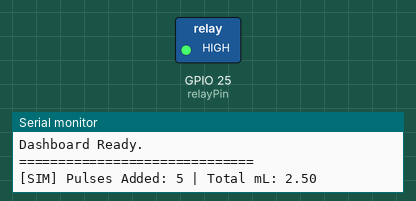
Recording of a sketch running on a simulated ESP32. Parts: switched loads named in the sketch (green lamp = pin HIGH), the last lines printed to the serial monitor. At 10.4 s the program stops and its outputs stay as they are.

Above: at 0.6 s.
At 10.5 s:
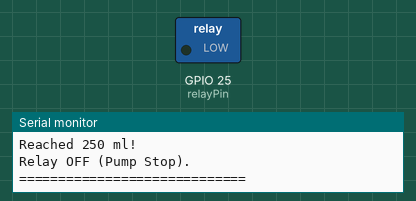
Timing chart, 0 to 11.9 s (numbered marks = the images above):
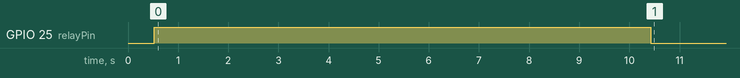

The sketch:

pulse_counter.ino
```cpp
// ----------------------------
// ESP32 RELAY + FLOW TEST MODE
// ----------------------------

int relayPin = 25;       // change if needed
volatile int pulseCount = 0;
float totalML = 0;

unsigned long lastCalc = 0;
unsigned long pulseSimTimer = 0;

void setup() {
  Serial.begin(115200);
  delay(500);

  pinMode(relayPin, OUTPUT);
  digitalWrite(relayPin, LOW);

  Serial.println("\n==============================");
  Serial.println("   ESP32 TEST MODE STARTED");
  Serial.println("==============================\n");

  testWebDashboard();
}

void loop() {

  simulateFlowPulses();     // creates fake pulses every 100ms
  calculateFlow();          // prints flow rate
  test250mlAutoStop();      // stops at 250ml
}

// ---------------------------------------------------------
// 1) WEB DASHBOARD TEST MODE PRINTS
// ---------------------------------------------------------
void testWebDashboard() {
  Serial.println("=== WEB DASHBOARD TEST MODE ===");
  Serial.println("WiFi Connected! (Simulated)");
  Serial.println("IP Address: 192.168.4.1 (Simulated)");
  Serial.println("Dashboard Ready.");
  Serial.println("==============================\n");
}

// ---------------------------------------------------------
// 2) SIMULATE FLOW METER PULSES (NO SENSOR REQUIRED)
// ---------------------------------------------------------
void simulateFlowPulses() {
  if (millis() - pulseSimTimer >= 100) {
    pulseSimTimer = millis();

    pulseCount += 5;   // add fake pulses
    totalML += 2.5;    // assume roughly 2.5ml per cycle

    Serial.print("[SIM] Pulses Added: ");
    Serial.print(pulseCount);
    Serial.print(" | Total mL: ");
    Serial.println(totalML);
  }
}

// ---------------------------------------------------------
// 3) FLOW RATE CALCULATION (SERIAL ONLY)
// ---------------------------------------------------------
void calculateFlow() {
  if (millis() - lastCalc >= 1000) {
    lastCalc = millis();

    float frequency = pulseCount;      // fake Hz
    float flowRate = frequency / 7.5;  // typical YF-S201 formula

    Serial.println("\n=== FLOW RATE CALCULATION ===");
    Serial.print("Pulses This Second: ");
    Serial.println(pulseCount);
    Serial.print("Frequency (Hz): ");
    Serial.println(frequency);
    Serial.print("Flow Rate (L/min): ");
    Serial.println(flowRate, 2);
    Serial.println("=============================\n");

    pulseCount = 0;
  }
}

// ---------------------------------------------------------
// 4) 250 ml AUTO-STOP TEST
// ---------------------------------------------------------
void test250mlAutoStop() {
  if (totalML >= 250) {
    Serial.println("=== 250ML AUTO-STOP TEST ===");
    Serial.println("Reached 250 ml!");
    Serial.println("Relay OFF (Pump Stop).");
    Serial.println("=============================\n");

    digitalWrite(relayPin, LOW);
    while (1); // freeze program after stop
  } else {
    digitalWrite(relayPin, HIGH); // keep pump ON during filling
  }
}
```

Measured:
- by itself, GPIO 25 (relayPin): LOW → HIGH at 0.52 s, → LOW 9.9 s later
